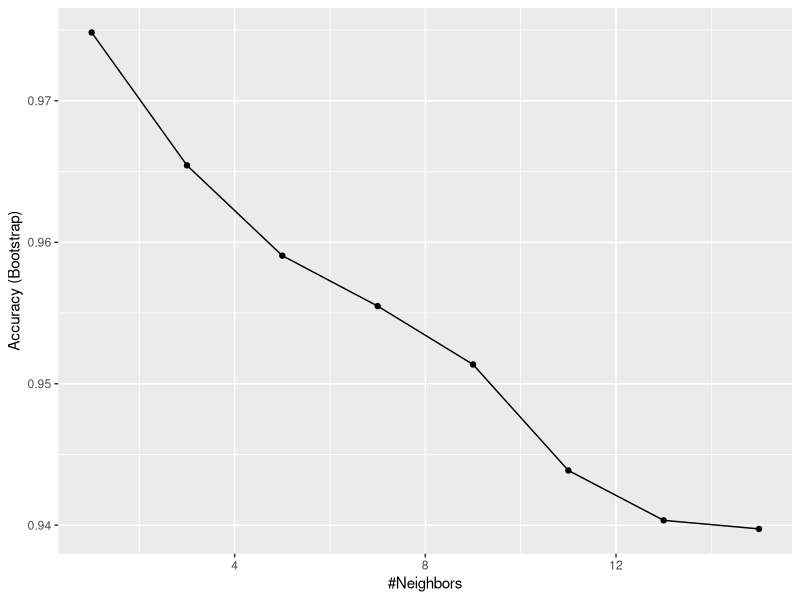

This figure's R source:
library(tidyverse)
library(dslabs)
library(caret)
library(ggplot2)
data("olive")


names(olive)
table(olive$region)
cat("\014")
olive <- olive %>% select(-area)

fit <- train(region ~., method = "knn", tuneGrid = data.frame(k = seq(1, 15, 2)), data = olive)
ggplot(fit)
